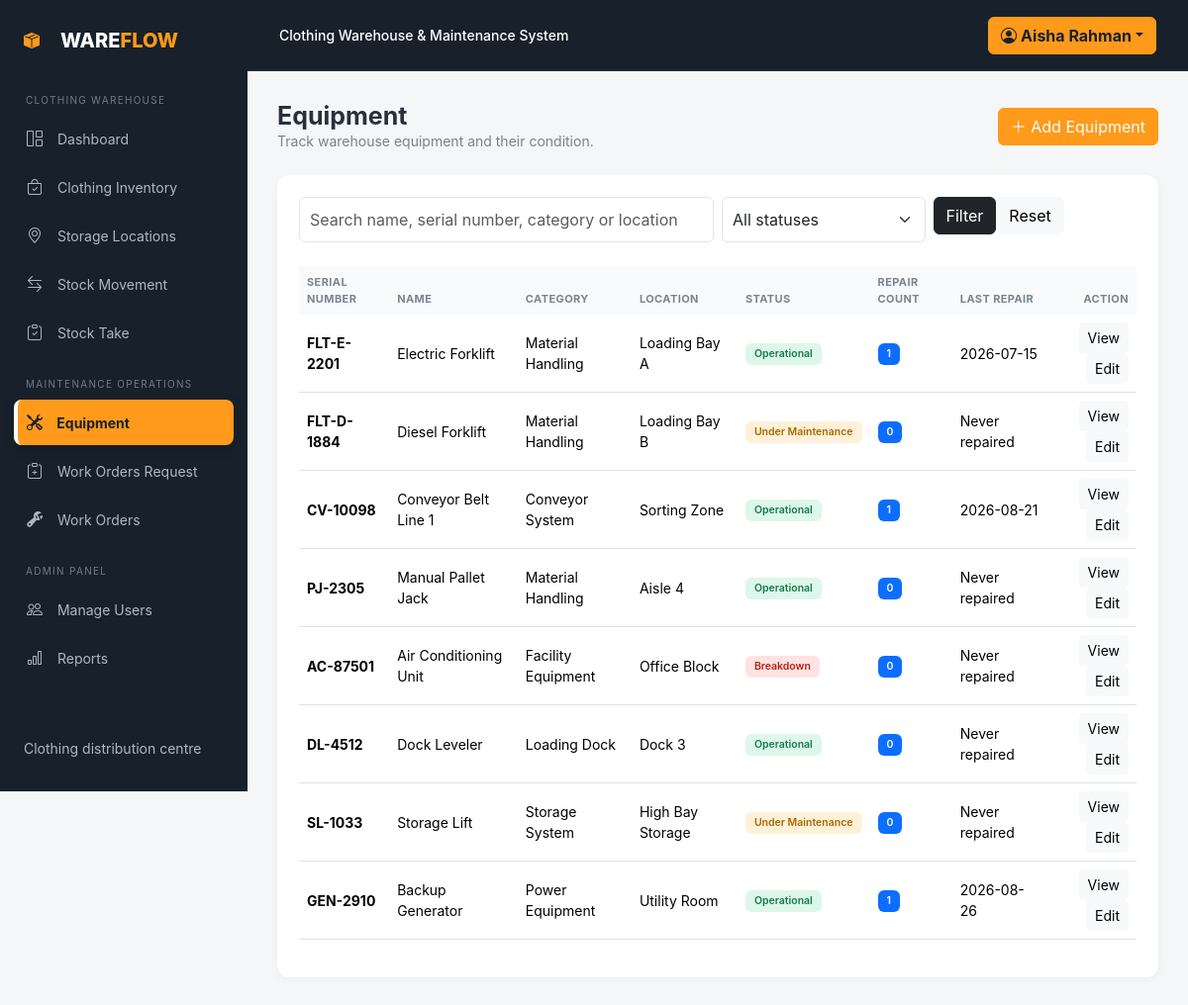
Page /equipment/index.php (signed in) on the committed database.
### tables this page shows
CREATE TABLE equipment (id INT AUTO_INCREMENT PRIMARY KEY,equipment_code VARCHAR(40) NOT NULL UNIQUE,equipment_name VARCHAR(120) NOT NULL,category VARCHAR(80) NOT NULL,serial_number VARCHAR(100) NULL,location VARCHAR(120) NOT NULL,purchase_date DATE NULL,warranty_expiry DATE NULL,status ENUM('Operational','Under Maintenance','Breakdown','Retired') NOT NULL DEFAULT 'Operational',condition_status ENUM('Good','Fair','Poor') NOT NULL DEFAULT 'Good',description TEXT NULL,created_at TIMESTAMP DEFAULT CURRENT_TIMESTAMP,updated_at TIMESTAMP DEFAULT CURRENT_TIMESTAMP ON UPDATE CURRENT_TIMESTAMP);

### includes/auth.php (called while the page is built, shortened)
<?php
function e($value) { return htmlspecialchars((string)$value, ENT_QUOTES, 'UTF-8'); }
function is_logged_in() { return isset($_SESSION['user']); }
function is_system_admin() { return is_logged_in() && ($_SESSION['user']['role'] ?? '') === 'Admin'; }
function can_access_clothing_warehouse() { return is_logged_in() && ($_SESSION['user']['role'] ?? '') !== 'Maintenance Staff'; }

### includes/language.php (called while the page is built, shortened)
<?php
function current_language(): string {
    return 'en';
}
function t(string $key): string {
    $language = current_language();
    return $translations[$language][$key] ?? $translations['en'][$key] ?? $key;
}
function tl(string $english, string $chinese): string {
    return current_language() === 'zh' ? $chinese : $english;
}
function tv(string $value): string {
    $values = [
        'Operational' => ['en' => 'Operational', 'zh' => '正常运行'], 'Under Maintenance' => ['en' => 'Under Maintenance', 'zh' => '维修中'],
        'Breakdown' => ['en' => 'Breakdown', 'zh' => '故障'], 'Retired' => ['en' => 'Retired', 'zh' => '已停用'],
        'Pending' => ['en' => 'Pending', 'zh' => '待处理'], 'Assigned' => ['en' => 'Assigned', 'zh' => '已分配'],
        'In Progress' => ['en' => 'In Progress', 'zh' => '进行中'], 'Completed' => ['en' => 'Completed', 'zh' => '已完成'],
        'Rejected' => ['en' => 'Rejected', 'zh' => '已拒绝'], 'Cancelled' => ['en' => 'Cancelled', 'zh' => '已取消'],
        'Low' => ['en' => 'Low', 'zh' => '低'], 'Medium' => ['en' => 'Medium', 'zh' => '中'],
        'High' => ['en' => 'High', 'zh' => '高'], 'Critical' => ['en' => 'Critical', 'zh' => '紧急'],
        'Inbound' => ['en' => 'Inbound', 'zh' => '入库'], 'Outbound' => ['en' => 'Outbound', 'zh' => '出库'],
        'Picking' => ['en' => 'Picking', 'zh' => '拣货'], 'Adjustment' => ['en' => 'Stock Adjustment', 'zh' => '库存调整'],
        'Admin' => ['en' => 'Admin', 'zh' => '管理员'], 'Maintenance Staff' => ['en' => 'Maintenance Staff', 'zh' => '维护人员'], 'Warehouse Staff' => ['en' => 'Warehouse Staff', 'zh' => '仓库人员'],
        'Good' => ['en' => 'Good', 'zh' => '良好'], 'Fair' => ['en' => 'Fair', 'zh' => '一般'], 'Poor' => ['en' => 'Poor', 'zh' => '较差'],
        'Tops' => ['en' => 'Tops', 'zh' => '上装'], 'Bottoms' => ['en' => 'Bottoms', 'zh' => '下装'],
        'Dresses' => ['en' => 'Dresses', 'zh' => '连衣裙'], 'Outerwear' => ['en' => 'Outerwear', 'zh' => '外套'],
        'Footwear' => ['en' => 'Footwear', 'zh' => '鞋类'], 'Accessories' => ['en' => 'Accessories', 'zh' => '配饰'],
        'Underwear' => ['en' => 'Underwear', 'zh' => '内衣'], 'Men' => ['en' => 'Men', 'zh' => '男装'],
        'Women' => ['en' => 'Women', 'zh' => '女装'], 'Kids' => ['en' => 'Kids', 'zh' => '童装'],
        'Unisex' => ['en' => 'Unisex', 'zh' => '中性'], 'Spring/Summer' => ['en' => 'Spring/Summer', 'zh' => '春夏'],
        'Autumn/Winter' => ['en' => 'Autumn/Winter', 'zh' => '秋冬'], 'All Season' => ['en' => 'All Season', 'zh' => '四季'],
    ];
    return $values[$value][current_language()] ?? $value;
}

### equipment/index.php (the view)
<?php require_once __DIR__.'/../config/database.php'; require_once __DIR__.'/../includes/auth.php'; require_login(); $page_title='Equipment'; require __DIR__.'/../includes/header.php'; $q=trim($_GET['q']??'');$status=$_GET['status']??'';$where=[];$params=[];if($q!==''){$where[]='(serial_number LIKE ? OR equipment_name LIKE ? OR category LIKE ? OR location LIKE ?)';for($i=0;$i<4;$i++)$params[]="%$q%";}if($status!==''){$where[]='status=?';$params[]=$status;}$sql='SELECT equipment.*, (SELECT COUNT(*) FROM maintenance_records mr WHERE mr.equipment_id=equipment.id AND mr.status="Completed") repair_count, (SELECT MAX(mr.maintenance_date) FROM maintenance_records mr WHERE mr.equipment_id=equipment.id AND mr.status="Completed") last_repair FROM equipment'.($where?' WHERE '.implode(' AND ',$where):'').' ORDER BY created_at DESC';$s=$pdo->prepare($sql);$s->execute($params);$items=$s->fetchAll(PDO::FETCH_ASSOC); ?>
<div class="d-flex justify-content-between align-items-center mb-4"><div><h1 class="page-heading"><?=e(t('equipment'))?></h1><p class="page-subtitle mb-0"><?=e(t('equipment_overview'))?></p></div><?php if(is_system_admin()):?><a href="add.php" class="btn btn-primary"><i class="bi bi-plus-lg"></i> <?=e(t('add_equipment'))?></a><?php endif?></div><div class="panel"><form class="row g-2 mb-4"><div class="col-md-6"><input class="form-control" name="q" value="<?=e($q)?>" placeholder="Search name, serial number, category or location"></div><div class="col-md-3"><select class="form-select" name="status"><option value=""><?=e(t('all_statuses'))?></option><?php foreach(['Operational','Under Maintenance','Breakdown','Retired'] as $x):?><option value="<?=$x?>" <?=$status===$x?'selected':''?>><?=e(tv($x))?></option><?php endforeach?></select></div><div class="col-md-3"><button class="btn btn-dark"><?=e(t('filter'))?></button><a href="index.php" class="btn btn-light"><?=e(t('reset'))?></a></div></form><div class="table-responsive"><table class="table table-hover"><thead><tr><th><?=e(t('serial_number'))?></th><th><?=e(t('name'))?></th><th><?=e(t('category'))?></th><th><?=e(t('location'))?></th><th><?=e(t('status'))?></th><th>Repair Count</th><th>Last Repair</th><th class="text-end"><?=e(t('action'))?></th></tr></thead><tbody><?php foreach($items as $x):?><tr><td><b><?=e($x['serial_number']??'—')?></b></td><td><?=e($x['equipment_name'])?></td><td><?=e($x['category'])?></td><td><?=e($x['location'])?></td><td><span class="badge status-<?=str_replace(' ','-',$x['status'])?>"><?=e(tv($x['status']))?></span></td><td><span class="badge text-bg-primary"><?=(int)$x['repair_count']?></span></td><td><?=e($x['last_repair']??'Never repaired')?></td><td class="text-end"><a class="btn btn-sm btn-light" href="view.php?id=<?=$x['id']?>"><?=e(t('view'))?></a><?php if(is_system_admin()):?><a class="btn btn-sm btn-light" href="edit.php?id=<?=$x['id']?>"><?=e(t('edit'))?></a><?php endif?></td></tr><?php endforeach;if(!$items):?><tr><td colspan="8" class="empty"><?=e(t('no_equipment'))?></td></tr><?php endif?></tbody></table></div></div><?php require __DIR__.'/../includes/footer.php'; ?>

### includes/header.php (shortened to what this page needs)
<?php require_once __DIR__ . '/auth.php'; require_once __DIR__ . '/language.php'; require_login(); $page_title = $page_title ?? 'Warehouse Maintenance'; ?>
<!doctype html><html lang="en"><head><meta charset="utf-8"><meta name="viewport" content="width=device-width,initial-scale=1"><title><?=e($page_title)?></title><link href="https://cdn.jsdelivr.net/npm/bootstrap@5.3.3/dist/css/bootstrap.min.css" rel="stylesheet"><link href="https://cdn.jsdelivr.net/npm/bootstrap-icons@1.11.3/font/bootstrap-icons.css" rel="stylesheet"><link href="/warehouse-maintenance/assets/css/style.css" rel="stylesheet"></head><body>
<?php include __DIR__ . '/sidebar.php'; ?><main class="app-main"><nav class="topbar"><span class="topbar-title small"><?=e(t('system_name'))?></span><div class="dropdown"><button class="btn topbar-user dropdown-toggle" data-bs-toggle="dropdown"><i class="bi bi-person-circle me-1"></i><?=e($_SESSION['user']['name'])?></button><?=e($_SESSION['user']['role'])?><?=e(t('logout'))?></div></nav><div class="page-content">

### includes/sidebar.php (shortened to what this page needs)
<?php
$current_menu_path = parse_url($_SERVER['REQUEST_URI'], PHP_URL_PATH);
function menu_active(array $paths): string {
    global $current_menu_path;
    foreach ($paths as $path) {
        if (str_ends_with($current_menu_path, $path)) return 'active';
    }
    return '';
}
?>
<aside class="sidebar" id="sidebar">
  <a class="brand" href="<?= can_access_clothing_warehouse() ? '/warehouse-maintenance/dashboard.php' : '/warehouse-maintenance/maintenance/work_orders.php' ?>"><i class="bi bi-box-seam-fill"></i><span>WARE<span>FLOW</span></span></a>
  <?php if (can_access_clothing_warehouse()): ?><p class="nav-label"><?= e(tl('CLOTHING WAREHOUSE', '服装仓库')) ?></p>
  <a class="<?= menu_active(['/dashboard.php']) ?>" href="/warehouse-maintenance/dashboard.php"><i class="bi bi-grid-1x2"></i> <?= e(t('dashboard')) ?></a>
  <a class="<?= menu_active(['/inventory/index.php', '/inventory/product_form.php', '/inventory/view.php']) ?>" href="/warehouse-maintenance/inventory/index.php"><i class="bi bi-bag-check"></i> <?= e(tl('Clothing Inventory', '服装库存')) ?></a>
  <a class="<?= menu_active(['/inventory/locations.php']) ?>" href="/warehouse-maintenance/inventory/locations.php"><i class="bi bi-geo-alt"></i> <?= e(tl('Storage Locations', '存储库位')) ?></a>
  <a class="<?= menu_active(['/inventory/movements.php']) ?>" href="/warehouse-maintenance/inventory/movements.php"><i class="bi bi-arrow-left-right"></i> <?= e(tl('Stock Movement', '库存作业')) ?></a>
  <a class="<?= menu_active(['/inventory/stock_take.php']) ?>" href="/warehouse-maintenance/inventory/stock_take.php"><i class="bi bi-clipboard-check"></i> Stock Take</a>
  <?php endif; ?>
  <p class="nav-label"><?= e(tl('MAINTENANCE OPERATIONS', '维护作业')) ?></p>
  <a class="<?= menu_active(['/equipment/index.php', '/equipment/add.php', '/equipment/edit.php', '/equipment/view.php']) ?>" href="/warehouse-maintenance/equipment/index.php"><i class="bi bi-tools"></i> <?= e(t('equipment')) ?></a>
  <a class="<?= menu_active(['/maintenance/requests.php', '/maintenance/add_request.php', '/maintenance/update_request.php']) ?>" href="/warehouse-maintenance/maintenance/requests.php"><i class="bi bi-clipboard-plus"></i> <?= e(t('requests')) ?></a>
  <a class="<?= menu_active(['/maintenance/work_orders.php', '/maintenance/view_work_order.php', '/maintenance/add_work_order.php', '/maintenance/update_work_order.php']) ?>" href="/warehouse-maintenance/maintenance/work_orders.php"><i class="bi bi-wrench-adjustable"></i> <?= e(t('work_orders')) ?></a>
  <?php if (is_system_admin()): ?><p class="nav-label">ADMIN PANEL</p><a class="<?= menu_active(['/users/index.php', '/users/add.php', '/users/edit.php', '/users/reset_password.php']) ?>" href="/warehouse-maintenance/users/index.php"><i class="bi bi-people"></i> Manage Users</a><a class="<?= menu_active(['/reports/index.php']) ?>" href="/warehouse-maintenance/reports/index.php"><i class="bi bi-bar-chart"></i> <?= e(t('reports')) ?></a><?php endif; ?>
  <div class="sidebar-bottom"><small><?= e(tl('Clothing distribution centre', '服装配送中心')) ?></small></div>
</aside>

### includes/footer.php
</div></main><script src="https://cdn.jsdelivr.net/npm/bootstrap@5.3.3/dist/js/bootstrap.bundle.min.js"></script><script src="/warehouse-maintenance/assets/js/script.js"></script></body></html>

### assets/css/style.css (style rules this page uses)
:root { --orange:#ff9a1b;--dark:#18212b;--muted:#f4f6f8 }
* { box-sizing:border-box }
body { background:var(--muted);color:#27313b;font-family:Inter,system-ui,-apple-system,Arial,sans-serif }
.sidebar { position:fixed;width:250px;min-height:100vh;background:var(--dark);padding:26px 14px;color:#aeb7c1;z-index:10 }
.brand { display:flex;gap:10px;align-items:center;color:#fff;text-decoration:none;font-weight:800;font-size:20px;margin:0 10px 38px }
.brand i { color:var(--orange);font-size:25px }
.brand span span { color:var(--orange) }
.sidebar a:not(.brand) { color:#aeb7c1;display:block;padding:11px 13px;border-radius:8px;text-decoration:none;margin:3px 0;font-size:14px }
.sidebar a:not(.brand).active { background:#ff9a1b;color:#18212b;font-weight:750;box-shadow:0 4px 12px #0003;border-left:4px solid #fff;padding-left:9px }
.sidebar a:not(.brand).active i { color:#18212b }
.sidebar a i { margin-right:11px;font-size:16px }
.nav-label { font-size:10px;letter-spacing:1.3px;margin:22px 12px 8px;color:#6f7c89 }
.sidebar-bottom { position:absolute;bottom:25px;left:24px;right:24px }
.sidebar-bottom small { display:block;margin-bottom:8px }
.app-main { margin-left:250px }
.topbar { height:72px;background:var(--dark);display:flex;align-items:center;padding:0 32px;border-bottom:1px solid #263340;color:#fff }
.topbar-title { color:#fff;font-weight:500 }
.topbar .dropdown { margin-left:auto }
.topbar-user { background:var(--orange);border-color:var(--orange);color:var(--dark);font-weight:700 }
.page-content { padding:30px;max-width:1500px }
.page-heading { font-size:25px;font-weight:700;margin:0 }
.page-subtitle { color:#78838e;font-size:14px }
.metric-card,.panel { border:0;border-radius:12px;background:#fff;box-shadow:0 2px 10px #1d2b3b0a }
.panel { padding:22px }
.table>thead th { font-size:11px;color:#7a8590;text-transform:uppercase;letter-spacing:.4px;background:#f8fafb;border:0 }
.table td { vertical-align:middle;font-size:14px }
.badge { font-weight:600;padding:6px 9px }
.status-Operational,.status-Completed { background:#ddf7e9;color:#18794e }
.status-Under-Maintenance,.status-In-Progress,.status-Assigned { background:#fff1d9;color:#aa6700 }
.status-Breakdown,.status-Rejected,.status-Cancelled { background:#ffe2e1;color:#b42318 }
.btn-primary { background:var(--orange);border-color:var(--orange) }
.form-control,.form-select { border-color:#dfe5ea;padding:10px }

### rows in the picture
equipment: serial_number "FLT-E-2201", equipment_name "Electric Forklift", category "Material Handling", location "Loading Bay A", status "Operational", repair_count "1", last_repair "2026-07-15"
equipment: serial_number "FLT-D-1884", equipment_name "Diesel Forklift", category "Material Handling", location "Loading Bay B", status "Under Maintenance", repair_count "0", last_repair "Never repaired"
equipment: serial_number "CV-10098", equipment_name "Conveyor Belt Line 1", category "Conveyor System", location "Sorting Zone", status "Operational", repair_count "1", last_repair "2026-08-21"
equipment: serial_number "PJ-2305", equipment_name "Manual Pallet Jack", category "Material Handling", location "Aisle 4", status "Operational", repair_count "0", last_repair "Never repaired"
equipment: serial_number "AC-87501", equipment_name "Air Conditioning Unit", category "Facility Equipment", location "Office Block", status "Breakdown", repair_count "0", last_repair "Never repaired"
equipment: serial_number "DL-4512", equipment_name "Dock Leveler", category "Loading Dock", location "Dock 3", status "Operational", repair_count "0", last_repair "Never repaired"
equipment: serial_number "SL-1033", equipment_name "Storage Lift", category "Storage System", location "High Bay Storage", status "Under Maintenance", repair_count "0", last_repair "Never repaired"
equipment: serial_number "GEN-2910", equipment_name "Backup Generator", category "Power Equipment", location "Utility Room", status "Operational", repair_count "1", last_repair "2026-08-26"

### other values in the picture
tl('CLOTHING WAREHOUSE', '服装仓库') "CLOTHING WAREHOUSE"
t('dashboard') "Dashboard"
tl('Clothing Inventory', '服装库存') "Clothing Inventory"
tl('Storage Locations', '存储库位') "Storage Locations"
tl('Stock Movement', '库存作业') "Stock Movement"
tl('MAINTENANCE OPERATIONS', '维护作业') "MAINTENANCE OPERATIONS"
t('equipment') "Equipment"
t('requests') "Work Orders Request"
t('work_orders') "Work Orders"
t('reports') "Reports"
tl('Clothing distribution centre', '服装配送中心') "Clothing distribution centre"
t('system_name') "Clothing Warehouse & Maintenance System"
$_SESSION['user']['name'] "Aisha Rahman"
t('equipment_overview') "Track warehouse equipment and their condition."
t('add_equipment') "Add Equipment"
